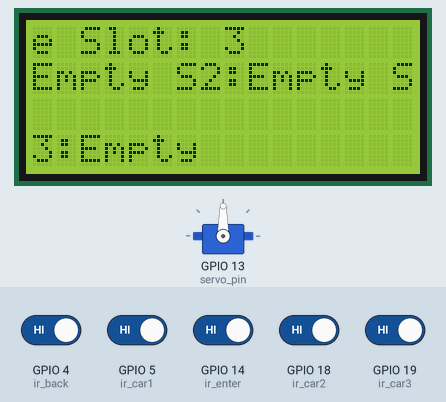
Bench run of a sketch on a simulated ESP32. On the bench: servo, 16×4 character LCD. The test bench sets the inputs (shaded band); at power-on: GPIO 4 (ir_back), GPIO 5 (ir_car1), GPIO 14 (ir_enter), GPIO 18 (ir_car2), GPIO 19 (ir_car3) HIGH. WiFi joins after 1.5 s; servers stay silent unless stated; uploads are accepted with an empty reply; what the sketch prints to the serial monitor is not drawn.

Above: at 4.7 s.
4.8 s: GPIO 5 (ir_car1) driven LOW
At 8.33 s:
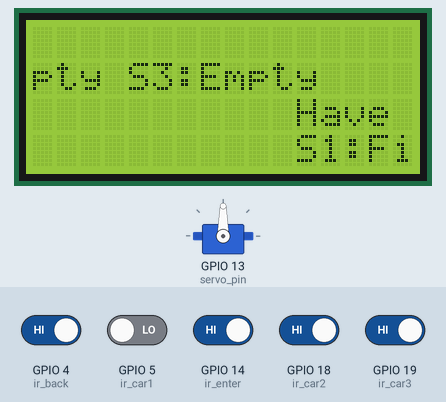
10.5 s: GPIO 18 (ir_car2) driven LOW
At 12.18 s:
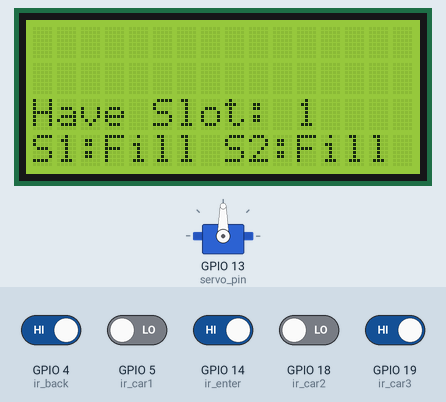
14.6 s: GPIO 19 (ir_car3) driven LOW
At 18.5 s:
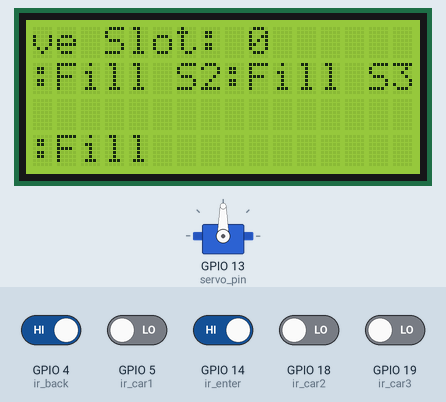
18.7 s: GPIO 14 (ir_enter) driven LOW
At 22.7 s:
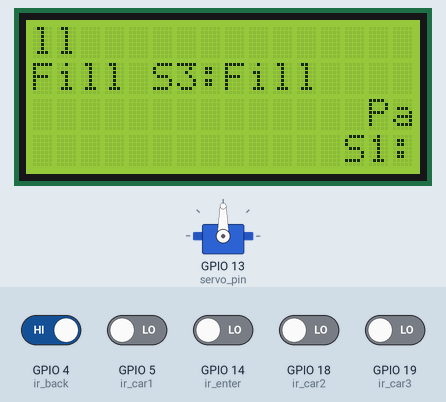
27.8 s: GPIO 5 (ir_car1) driven HIGH
At 31.7 s:
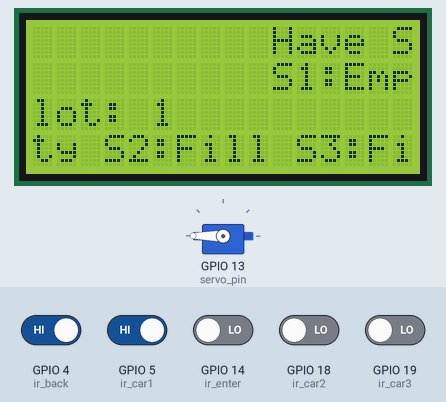
31.9 s: GPIO 18 (ir_car2) driven HIGH
At 35.99 s:
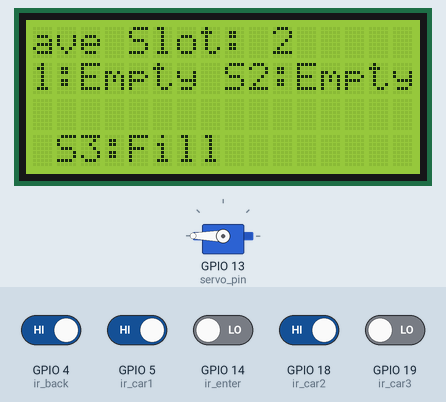
Timing chart, 0 to 37.5 s (numbered marks = the images above; inputs shaded):
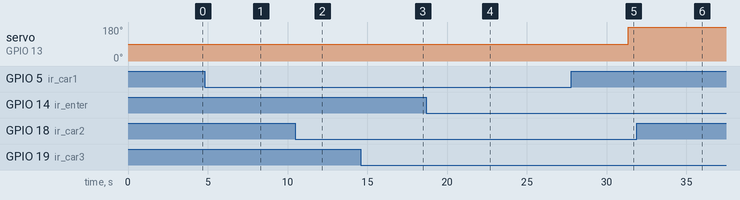

The sketch:

car_parking_system_with_dataset.ino
```cpp
#include <Wire.h>
#include <LiquidCrystal_I2C.h>
#include <ESP32Servo.h>
#include <WiFi.h>
#include <FirebaseESP32.h>  // Firebase ESP32 library
#include <HTTPClient.h>

// Create an LCD object with I2C address 0x27, 16 columns, and 4 rows
LiquidCrystal_I2C lcd(0x27, 16, 4);

// Create a Servo object
Servo myservo;

// Define pin connections for sensors and servos
#define ir_enter 14
#define ir_back  4
#define ir_car1 5   // First car slot sensor
#define ir_car2 18  // Second car slot sensor
#define ir_car3 19  // Third car slot sensor
#define servo_pin 13  // Define the servo pin, adjust as per your connection

int S1 = 0, S2 = 0, S3 = 0;
int flag1 = 0, flag2 = 0;
int slot = 3;  // Total number of slots is now 3
const char* ssid = "Hrithik's iPhone";
const char* password = "12345677";
const char* firebaseDatabaseURL = "https://parking-8f5fc-default-rtdb.asia-southeast1.firebasedatabase.app/";  // Update with your Firebase URL

void setup() {
  Serial.begin(115200);  // Use 115200 baud rate for ESP32

  // Set up pin modes for sensors
  pinMode(ir_car1, INPUT_PULLUP);
  pinMode(ir_car2, INPUT_PULLUP);
  pinMode(ir_car3, INPUT_PULLUP);
  pinMode(ir_enter, INPUT_PULLUP);
  pinMode(ir_back, INPUT_PULLUP);

  // Attach servo to its pin
  myservo.attach(servo_pin);
  myservo.write(90);  // Initial position of the servo

  // Initialize the LCD with 16 columns and 4 rows
  lcd.begin();
  lcd.setCursor(0, 1);
  lcd.print(" Car Parking ");
  lcd.setCursor(0, 2);
  lcd.print("   System    ");
  delay(2000);
  lcd.clear();

  // Read initial sensor values
  Read_Sensor();
  updateSlotAvailability();
  connectToWiFi();
}

void loop() {
  Read_Sensor();
  updateSlotAvailability();

  // Display available slots on the first line
  lcd.setCursor(0, 0);
  lcd.print("Have Slot: ");
  lcd.print(slot);
  lcd.print("   ");

  // Display the status of each slot on the second line and scroll it
  String slotStatus = "S1:" + String(S1 ? "Fill " : "Empty ") + "S2:" + String(S2 ? "Fill " : "Empty ") + "S3:" + String(S3 ? "Fill " : "Empty ");
  lcd.setCursor(0, 1);
  lcd.print(slotStatus);

  // Scroll the status message
  for (int i = 0; i < slotStatus.length() - 15; i++) {
    lcd.scrollDisplayLeft();  // Scroll the text to the left
    delay(300);  // Delay for smooth scrolling
  }

  // Entry gate logic
  if (digitalRead(ir_enter) == LOW && flag1 == 0) {
    if (slot > 0) {  // Only allow entry if there are slots available
      flag1 = 1;
      if (flag2 == 0) {
        myservo.write(180);  // Open the gate
        slot = slot - 1;  // Decrease available slots
        sendToFirebase(S1 ? "ir1" : S2 ? "ir2" : "ir3", String(slot), slot);
      }
    } else {
      lcd.setCursor(0, 0);
      lcd.print(" Parking Full ");
      delay(1500);  // Display the "Parking Full" message
    }
  }

  // Exit gate logic
  if (digitalRead(ir_back) == LOW && flag2 == 0) {
    flag2 = 1;
    if (flag1 == 0) {
      myservo.write(180);  // Open the gate
      slot = slot + 1;  // Increase available slots
      sendToFirebase("Free", String(slot), slot);
    }
  }

  // Reset flags and close gate
  if (flag1 == 1 && flag2 == 1) {
    delay(1000);  // Delay to simulate gate operation
    myservo.write(90);  // Close the gate
    flag1 = 0;
    flag2 = 0;
  }

  delay(100);  // Short delay to avoid rapid looping
}

// Function to read sensor states
void Read_Sensor() {
  // Update sensor values based on readings
  S1 = (digitalRead(ir_car1) == LOW) ? 1 : 0;
  S2 = (digitalRead(ir_car2) == LOW) ? 1 : 0;
  S3 = (digitalRead(ir_car3) == LOW) ? 1 : 0;
}

// Update slot availability and send data to Firebase
void updateSlotAvailability() {
  if (S1 && S2 && S3) {
    slot = 0;
    sendToFirebase("All Full", String(slot), slot);
  } else if (!S1 && !S2 && !S3) {
    slot = 3;
    sendToFirebase("Free", String(slot), slot);
  } else {
    slot = 3 - (S1 + S2 + S3);  // Update the available slot count
    sendToFirebase(S1 ? "ir1" : S2 ? "ir2" : "ir3", String(slot), slot);
  }
}

// Connect to WiFi
void connectToWiFi() {
  WiFi.begin(ssid, password);
  while (WiFi.status() != WL_CONNECTED) {
    delay(500);
    Serial.print(".");
  }
  Serial.println("Connected to WiFi");
}

// Send data to Firebase Realtime Database
void sendToFirebase(String slot, String status, int availableSlots) {
  if (WiFi.status() == WL_CONNECTED) {
    HTTPClient http;

    // URL for the specific slot node
    String url = String(firebaseDatabaseURL) + "/slots/" + slot + ".json";
    http.begin(url);
    http.addHeader("Content-Type", "application/json");

    // JSON payload for the slot status
    String jsonPayload = "{\"status\":\"" + status + "\",\"sensor\":\"" + slot + "\"}";
    int httpResponseCode = http.PATCH(jsonPayload);

    // Check response
    if (httpResponseCode > 0) {
      Serial.print("Slot update HTTP Response code: ");
      Serial.println(httpResponseCode);
    } else {
      Serial.print("Error on sending PATCH for slot: ");
      Serial.println(httpResponseCode);
    }
    http.end();

    // Update the availability node
    http.begin(String(firebaseDatabaseURL) + "/slots/availability.json");
    http.addHeader("Content-Type", "application/json");
    jsonPayload = "{\"availableSlots\":" + String(availableSlots) + "}";
    httpResponseCode = http.PATCH(jsonPayload);

    if (httpResponseCode > 0) {
      Serial.print("Availability update HTTP Response code: ");
      Serial.println(httpResponseCode);
    } else {
      Serial.print("Error on sending PATCH for availability: ");
      Serial.println(httpResponseCode);
    }
    http.end();
  } else {
    Serial.println("Error in WiFi connection");
  }
}
```

Measured:
- after the input at 4.8 s, the display: first differs from a run without the input after 3.4 s (image 1)
- after the input at 10.5 s, the display: first differs from a run without the input after 1.5 s (image 2)
- after the input at 14.6 s, the display: first differs from a run without the input after 0.98 s (image 3 shows a later state)
- after the input at 18.7 s, the display: first differs from a run without the input after 2.8 s (image 4)
- after the input at 27.8 s, servo on GPIO 13 (servo_pin): 90° → 180° after 3.6 s; the display: first changes after 0.54 s (image 5 shows a later state)
- after the input at 31.9 s, the display: first differs from a run without the input after 3.9 s (image 6)
- what the display in image 4 shows lasts 2.1 s, from 21.5 s to 23.6 s
